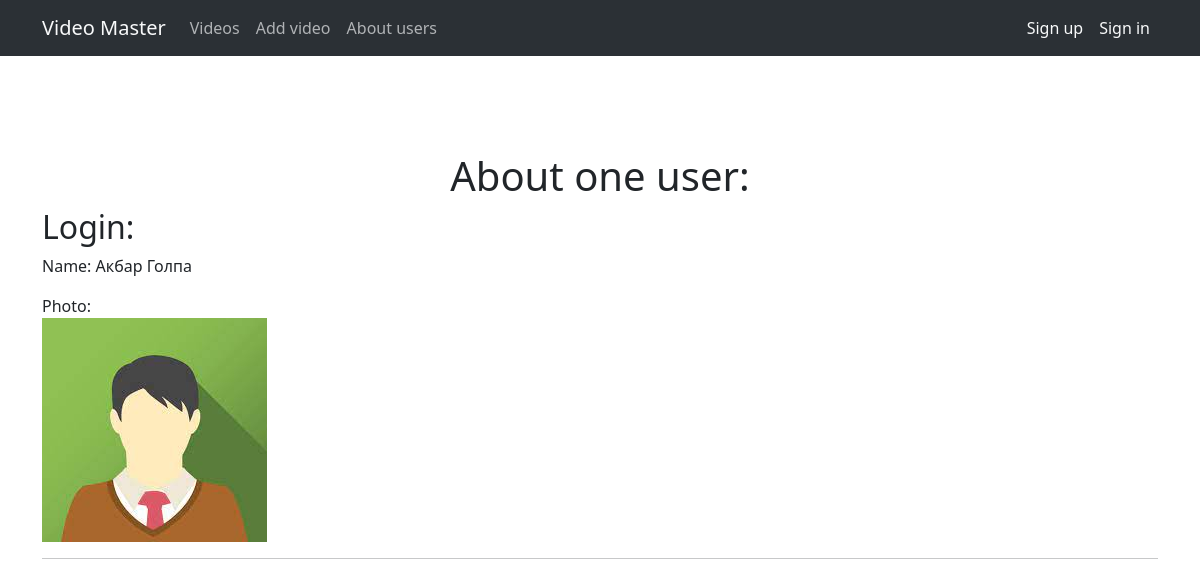
Screenshot of /user/akbar-golpa/ with the database file from the repository.
### mainapp/models.py (models this page shows, shortened)
class User(models.Model):
    username = models.CharField(max_length=255, verbose_name='Логин')
    slug = models.SlugField(max_length=255, unique=True, db_index=True, verbose_name='URL')
    first_name = models.CharField(max_length=255, verbose_name='Имя')
    last_name = models.CharField(max_length=255, verbose_name='Фамилия')
    password = models.CharField(max_length=255)
    icon = models.ImageField(upload_to='icons/', verbose_name='Аватар')
    class Meta:
        verbose_name = 'Пользователь/автор'
        verbose_name_plural = 'Пользователи/авторы'
        ordering = ['username', 'last_name', 'first_name']

### mainapp/views.py (the view)
# urls.py: path('user/<slug:user_slug>/', UserView.as_view(), name='user'),
class UserView(DetailView):
    model = User
    template_name = 'mainapp/user.html'
    slug_url_kwarg = 'user_slug'

### mainapp/templates/mainapp/user.html
{% extends 'mainapp/base.html' %}
{% block content %}
    <h1 class="text-center mt-5 pt-5">About one user:</h1>
    <h2>Login: {{ user.login }}</h2>
    <p>Name: {{ user.first_name }} {{ user.last_name }}</p>
    <div>Photo:</div>
    <p><img src="/media/{{user.icon}}" alt=""></p>
    <hr>
{% endblock %}

### rows the page displays
User: first_name "Акбар", last_name "Голпа", icon (picture)
